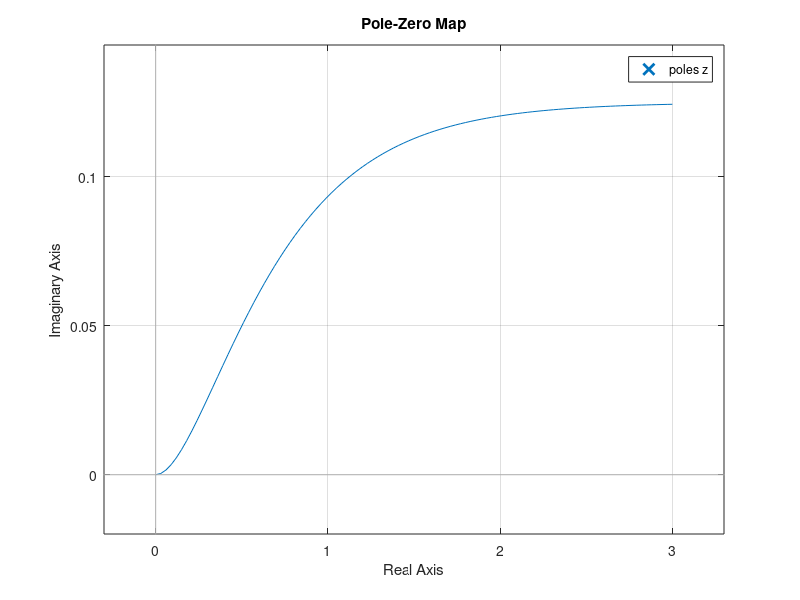

Source code (MATLAB): (Note: this script raises an error after producing the figure.)
%% Laboratório de Sistemas Dinâmicos
% Prática 04
% Data: 08/04/2024
% Autor: Mateus Henrique Teixeira
%% Limpar WorkSpace
clear;
clc;
%% Ex1 (a)

z = zpk([],[j -j],1);
step(z);
pzmap(z);
%% Ex1 (b)

z = zpk([],[-1+j -1-j],[1]);
step(z)
pzmap(z);
%% Ex1 (c)

z = zpk([],[-1 -1],[1]);
step(z)
pzmap(z);
%% Ex1 (d)

z = zpk([],[-2 -4],[1]);
step(z);
pzmap(z);

%% Ex2

s = tf('s');

k = [10 100 400];

    for n = 1:3
        y{n} = 10*k(n)/(s^2+20*s+k(n)); 
    end

ltiview(y{1},y{2},y{3});

%% Ex3 (a)

s = tf('s');

x = [0.1 1 10];

y1 =  1/(s+1)*x(1)/(s+x(1))
y2 =  1/(s+1)*x(2)/(s+x(2))
y3 =  1/(s+1)*x(3)/(s+x(3))

%% Ex3 (b)

s = tf('s');

x = [0 1 10];

y0 = 1/(s+1);
y1 =  1/(s+1)*x(1)/(s+x(1));
y2 =  1/(s+1)*x(2)/(s+x(2));
y3 =  1/(s+1)*x(3)/(s+x(3));

step(y0,y1,y2,y3);

%% Ex4 (a)

s = tf('s');
ltiview(1/(s^2+s+1));


%% Ex4 (b)

s = tf('s');
x = [0.1 1 3 5];

    for n = 1:4
        y{n} = 1/(s+x(n)); 
    end

ltiview(y{1},y{2},y{3},y{4});

%% Ex4 (c)

s = tf('s');

x = [0.1 1 3 5];

    for n = 1:4
        y{n} = series(1/(s^2+s+1),1/(s+x(n))); 
    end

ltiview(y{1},y{2},y{3},y{4});

%% Ex4 (d)

clear;
clc;

s = tf('s');

x = [0.1 1 3 5];

    for n = 1:4
        y1{n} = series(1/(s^2+s+1),1/(s+x(n))); 
        y2{n} = 1/(s+x(n));
    end

ltiview(y1{1},y1{2},y1{3},y1{4},y2{1},y2{2},y2{3},y2{4},1/(s^2+s+1));

%% Ex4 (e)

s = tf('s');

x = [0.1 1 3 5];

y0 = 1/(s^2+s+1);
y1 = 1/(s^2+s+1) * 1/(s+x(1));
y2 = 1/(s^2+s+1) * 1/(s+x(2));
y3 = 1/(s^2+s+1) * 1/(s+x(3));
y4 = 1/(s^2+s+1) * 1/(s+x(4));

step(y0,y1,y2,y3,y4);

%% Ex5

s = tf('s');

x = [0.1 0.01];

    for n = 1:2
        y{n} = series(1/(s^2+s+1),exp(-x(n)*s)); 
    end

ltiview(y{1},y{2});